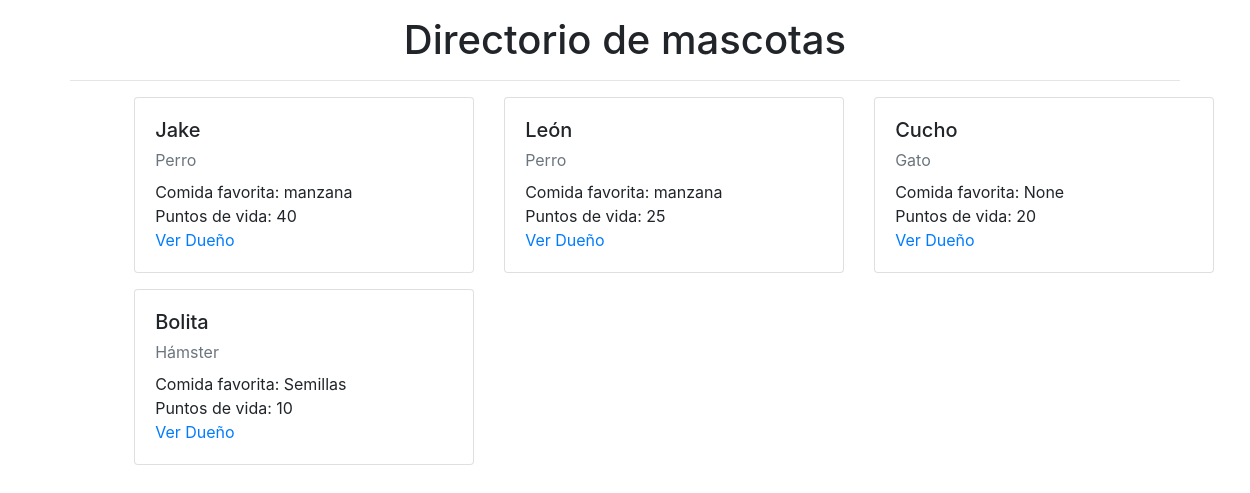
The app's page /mascotas/ with its own data.
### mascotas/models.py (models this page shows, shortened)
class Animal(models.Model):
    especie = models.ForeignKey(Especie, on_delete=models.CASCADE)
    nombre = models.CharField(max_length=30)
    salud = models.IntegerField('Puntos de salud', default=0)
    humano = models.ForeignKey(Humano, on_delete=models.SET_NULL, blank=True, null=True)
    class Meta:
        verbose_name_plural = "Animales"

class Especie(models.Model):
    nombre = models.CharField(max_length=30)
    fruta_favorita = models.ForeignKey(Fruta, on_delete=models.SET_NULL, null=True, blank=True)
    def __str__(self):
        return self.nombre

class Fruta(models.Model):
    nombre = models.CharField(max_length=30)
    puntos_salud = models.IntegerField(default=0)
    def __str__(self):
        return self.nombre

### mascotas/views.py (the view)
# urls.py: path('', views.index, name=''),
def index(request):
    animales = Animal.objects.all()
    return render(request, 'mascotas/index.html', {'animales': animales})

### templates/mascotas/index.html (shortened to what this page needs)
<!DOCTYPE html>
<html lang="en">
<head>
    <link rel="stylesheet" href="https://stackpath.bootstrapcdn.com/bootstrap/4.1.3/css/bootstrap.min.css">
</head>
<body>
    <div class="container mt-3">
        <h1 class="text-center">Directorio de mascotas</h1>
        <hr/>
    </div>
    <div class="container row offset-md-1">
    {% for animal in animales %}
        <div class="col-md-4 mb-3">
            <div class="card">
                <div class="card-body">
                    <h5 class="card-title">{{ animal.nombre }}</h5>
                    <p class="card-subtitle text-muted mb-2">{{ animal.especie }}</p>
                    <div class="card-text">Comida favorita: {{ animal.especie.fruta_favorita }}</div>
                    <div class="card-text">Puntos de vida: {{ animal.salud }}</div>
                    <a href="{% url 'humano' humano=animal.humano_id %}" class="card-link">Ver Dueño</a>
                </div>
            </div>
        </div>
    {% endfor %}
    </div>
</body>
</html>

### records on screen
Animal: nombre "Jake", especie "Perro", especie.fruta_favorita "manzana", salud "40"
Animal: nombre "León", especie "Perro", especie.fruta_favorita "manzana", salud "25"
Animal: nombre "Cucho", especie "Gato", especie.fruta_favorita "None", salud "20"
Animal: nombre "Bolita", especie "Hámster", especie.fruta_favorita "Semillas", salud "10"
